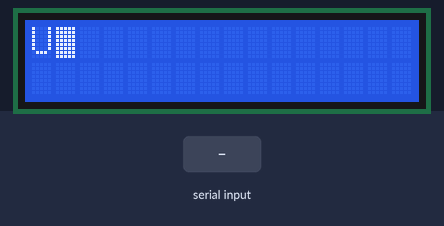
A program run on a simulated ATmega32, built with avr-gcc and emulated at 8 MHz. Shown: 16×2 character LCD. Wiring (inferred from the names in the program): character LCD (HD44780): RS PB1; R/W PB2; E PB3; data PA4, PA5, PA6, PA7. The inputs (shaded band) are chosen by the test bench. What the program prints to the serial monitor is not drawn.

Above: at 1.4 s.
At 13.4 s:
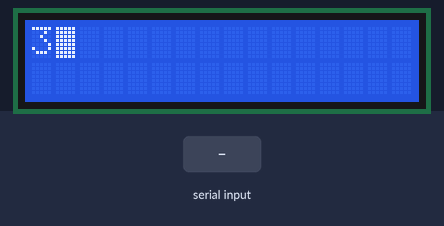
13.5 s: "1\n" received over Serial
At 16.1 s:
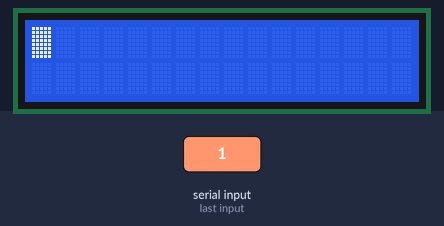
18.6 s: byte 13 ('\r') received over Serial
At 21.8 s:
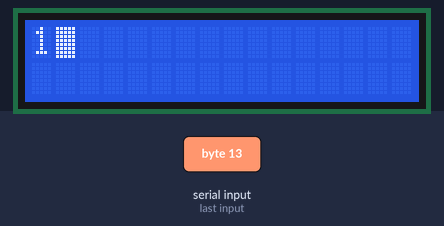
22.8 s: byte 10 ('\n') received over Serial
At 24.2 s:
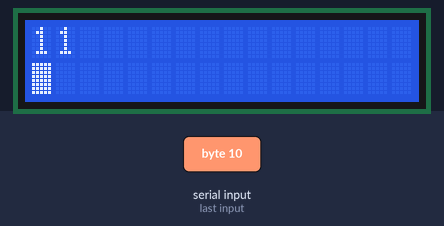
Timing chart, 0 to 25.8 s (numbered marks = the images above; inputs shaded):
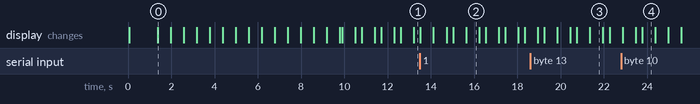

Measured:
- what the display in image 0 shows lasts 0.6 s, from 1.4 s to 2.0 s

The program:

main.c
```c
/*
 * uart_Atmega32.c
 *
 * Created: 2/19/2025 1:12:44 PM
 * Author : oussa
 */

 #define F_CPU 8000000UL

#include "HAL/lcd.h"
#include "INCLUDES/ATMEGA32_memory_map.h"
#include "MCAL/Bit_manipulation.h"
#include "MCAL/uart.h"
#include <util/delay.h>
uint8_t counter = 0;
uint8_t X = 0;
char sentence[40];
int main(void)
{
	LCD_INIT();
	_delay_ms(600);
	LCD_CLEAR();
	_delay_ms(100);

	UART_Init();

	LCD_WRITE_STRING("UART IS LOADING");
// 	UART_Send('O');
// 	UART_Send('S');
// 	UART_Send('S');
	//UART_SendString("oussama");
	_delay_ms(100);
	LCD_CLEAR();
	/*LCD_GO_TO_XY(0,0);*/

// 	while(1)
// 	{
//
// 		 // Step 1: Receive data from the PC
// 		//UART_RecieveString(sentence);
//
// 		 // Step 2: Echo the received data back to the PC
// 		/*UART_SendString(sentence);*/
//
// 		// Step 3: Optionally, display the received data on the LCD
// 		//LCD_GO_TO_XY(2, 0);
// 		//LCD_WRITE_STRING(sentence);
//
//
// 	}

	while(1)
	{
		 LCD_GO_TO_XY(1, 0);
		 LCD_Write_Number(counter);
		_delay_ms(300);
		 counter ++;

		  // Check if UART received data
		  if (UART_Recieve_Periodic_Check(sentence))
		  {
			  LCD_GO_TO_XY(2, 0);
			  UART_SendString(sentence);
			  LCD_WRITE_STRING(sentence);
		  }
	}
}
```

lcd.c
```c
/*
 * lcd.c
 *
 * Created: 2/12/2025 3:53:00 PM
 *  Author: oussa
 */

#include "../INCLUDES/ATMEGA32_memory_map.h"
#include "../MCAL/Bit_manipulation.h"
#include "lcd.h"


#include <util/delay.h>

void LCD_CLEAR(){
	LCD_WRITE_COMMAND(LCD_CLEAR_SCREEN);
}
void LCD_KICK(){
	set_bit(LCD_CTRL_PORT, EN); //Set enable high
	_delay_us(1);

	clear_bit(LCD_CTRL_PORT, EN);
	_delay_us(2);

}

void LCD_CHECK_BUSY(void){

	 // Step 1: Configure D7 as input to read the busy flag
	 set_bit(LCD_DATA_DDR,7);

	 // Step 2: Set control pins for reading the busy flag
	 clear_bit(LCD_CTRL_PORT,RS); //RS = 0 (Command Mode)
	 set_bit(LCD_CTRL_PORT,RW); // RW = 1 (Read Mode)

	   // Step 3: Wait until the busy flag (D7) is cleared
	 while(read_bit(LCD_DATA_PIN,7)){
		 LCD_KICK(); // Pulse EN to read the next state of D7
	 }

	 // Step 4: Restore control pins to write mode
	 clear_bit(LCD_CTRL_PORT,RW);

	 // Step 5: Reconfigure D7 as output for normal operation
	 set_bit(LCD_DATA_DDR,7);

}
void LCD_INIT(void){
	// Step 1: Configure control pins (RS, RW, EN) as output
	set_bit(LCD_CTRL_DDR, RS);
	set_bit(LCD_CTRL_DDR, RW);
	set_bit(LCD_CTRL_DDR, EN);
	// Step 2: Configure data pins (D4-D7) as output
	*LCD_DATA_DDR = 0XF0;
	// Step 3: Wait for LCD to power up
	_delay_ms(50);
	// Step 4: Switch to 4-bit mode
	LCD_WRITE_COMMAND(0x02);
	_delay_ms(5);
	// Step 5: Configure the LCD
	 LCD_WRITE_COMMAND(LCD_FUNCTION_4BIT_2LINES);// 4-bit mode, 2 lines, 5x8 font
	 LCD_WRITE_COMMAND(LCD_DISP_ON_CURSOR_BLINK);// Display on, cursor on, blink on
	 LCD_CLEAR();

	 LCD_WRITE_COMMAND(LCD_ENTRY_MODE);// Entry mode: increment cursor, no shift
	 LCD_WRITE_COMMAND(LCD_BEGIN_AT_FIRST_ROW); //we set the cursor on to first row

}

void LCD_WRITE_COMMAND(uint8_t command){
	clear_bit(LCD_CTRL_PORT,RS); // RS = 0 (Command mode)
	clear_bit(LCD_CTRL_PORT,RW);  // RW = 0 (Write mode)

	*LCD_DATA_PORT = (*LCD_DATA_PORT & 0X0F) | (command & 0xF0); //// Send higher nibble
	LCD_KICK();

	*LCD_DATA_PORT = (*LCD_DATA_PORT & 0X0F) | (command << 4 ); //// Send lower nibble
	LCD_KICK();
	_delay_ms(2);
}

void LCD_GO_TO_XY(int line, int pos){
	//we have two lines (2 row) and 0-15 position
	uint8_t position;
	if(line == 1)
	{
		position = LCD_BEGIN_AT_FIRST_ROW + pos;
	}else
	{
		position = LCD_BEGIN_AT_SECOND_ROW + pos;
	}
	LCD_WRITE_COMMAND(position);
	}

void LCD_WRITE_CHAR(uint8_t data){
	// Step 1: Set RS = 1 (Data Mode), RW = 0 (Write Mode)
	set_bit(LCD_CTRL_PORT,RS);
	clear_bit(LCD_CTRL_PORT,RW);

	*LCD_DATA_PORT = (*LCD_DATA_PORT & 0X0F) | (data & 0xF0); //// Send higher nibble
	LCD_KICK();

	*LCD_DATA_PORT = (*LCD_DATA_PORT & 0X0F) | (data << 4 ); //// Send lower nibble
	LCD_KICK();
	_delay_ms(2);
}

void LCD_WRITE_STRING(char* data){
	int counter = 0; //the counter we used here keeps track of how many characters have been written
	while(*data != '\0'){ //our loop is on as long as the current character is not '\0' (end of string)
		counter ++;
		_delay_ms(600);
		LCD_WRITE_CHAR(*data++);// write the character and move to the next one
		if(counter == 16){ //if 16 char have been written we move to the second row
			LCD_GO_TO_XY(2, 0);
		}
		else if(counter == 32){//if 32 char have been written we clear the screen and start all over again from the first row
			LCD_CLEAR();
			LCD_GO_TO_XY(1,0);
			counter = 0;
		}
	}
}
void LCD_Write_Number(int num)
{
	char buffer[10];          // Buffer to store number as string
	sprintf(buffer, "%d", num); // Convert integer to string
	LCD_WRITE_STRING(buffer);  // Print string on LCD
}
```

lcd.h
```c
/*
 * lcd.h
 *
 * Created: 2/12/2025 3:53:19 PM
 *  Author: oussa
 */


#ifndef LCD_H_
#define LCD_H_

#include "../INCLUDES/ATMEGA32_memory_map.h"

#define RS				1
#define RW				2
#define EN				3
#define LCD_CTRL_DDR	&DDRB
#define LCD_DATA_DDR	&DDRA
#define LCD_CTRL_PORT	&PORTB
#define LCD_DATA_PORT	&PORTA
#define LCD_DATA_PIN	&PINA

/****************************Commands***************************************/
#define LCD_FUNCTION_8BIT_2LINES    (0x38) // 8-bit mode, 2 lines, 5x7 font
#define LCD_FUNCTION_4BIT_2LINES    (0x28) // 4-bit mode, 2 lines, 5x7 font
#define LCD_MOVE_DISP_RIGHT         (0x1C) // Move display to the right
#define LCD_MOVE_DISP_LEFT          (0x18) // Move display to the left
#define LCD_MOVE_CURSOR_RIGHT       (0x14) // Move cursor to the right
#define LCD_MOVE_CURSOR_LEFT        (0x10) // Move cursor to the left
#define LCD_DISP_OFF                (0x08) // Turn off display
#define LCD_DISP_ON_CURSOR          (0x0E) // Turn on display and cursor
#define LCD_DISP_ON_CURSOR_BLINK    (0x0F) // Turn on display, cursor, and blinking
#define LCD_DISP_ON_BLINK           (0x0D) // Turn on display and blinking
#define LCD_DISP_ON                 (0x0C) // Turn on display only
#define LCD_ENTRY_DEC               (0x04) // Cursor moves left after character write
#define LCD_ENTRY_DEC_SHIFT         (0x05) // Cursor moves left, display shifts
#define LCD_ENTRY_INC_              (0x06) // Cursor moves right after character write
#define LCD_ENTRY_INC_SHIFT         (0x07) // Cursor moves right, display shifts
#define LCD_BEGIN_AT_FIRST_ROW      (0x80) // Set cursor to the first row
#define LCD_BEGIN_AT_SECOND_ROW     (0xC0) // Set cursor to the second row
#define LCD_CLEAR_SCREEN            (0x01) // Clear the display
#define LCD_ENTRY_MODE              (0x06) // Increment cursor after character write


//functions prototypes
void LCD_INIT(void);
void LCD_WRITE_COMMAND(uint8_t command);
void LCD_WRITE_CHAR(uint8_t data);
void LCD_WRITE_STRING(char* data);
void LCD_IS_BUSY(void);
void LCD_CLEAR(void);
void LCD_GO_TO_XY(int line, int pos);
void LCD_Write_Number(int num);


#endif /* LCD_H_ */
```

ATMEGA32_memory_map.h
```c
/*
 * ATMEGA32_memory_map.h
 *
 * Created: 2/19/2025 3:23:09 PM
 *  Author: oussa
 */


#ifndef ATMEGA32_MEMORY_MAP_H_
#define ATMEGA32_MEMORY_MAP_H_


#include <stdint.h>

// GPIO Registers
#define PORTA *((volatile uint8_t*)0x3B)
#define DDRA  *((volatile uint8_t*)0x3A)
#define PINA  *((volatile uint8_t*)0x39)

#define PORTB *((volatile uint8_t*)0x38)
#define DDRB  *((volatile uint8_t*)0x37)
#define PINB  *((volatile uint8_t*)0x36)

#define PORTC *((volatile uint8_t*)0x35)
#define DDRC  *((volatile uint8_t*)0x34)
#define PINC  *((volatile uint8_t*)0x33)

#define PORTD *((volatile uint8_t*)0x32)
#define DDRD  *((volatile uint8_t*)0x31)
#define PIND  *((volatile uint8_t*)0x30)

// UART Registers
#define UDR   *((volatile uint8_t*)0x2C) // USART Data Register
#define UCSRA *((volatile uint8_t*)0x2B) // USART Control and Status Register A
#define UCSRB *((volatile uint8_t*)0x2A) // USART Control and Status Register B
#define UCSRC *((volatile uint8_t*)0x40) // USART Control and Status Register C
#define UBRRL *((volatile uint8_t*)0x29) // USART Baud Rate Register Low
#define UBRRH *((volatile uint8_t*)0x40) // USART Baud Rate Register High


#endif /* ATMEGA32_MEMORY_MAP_H_ */
```

Bit_manipulation.c
```c
/*
 * Bit_manipulation.c
 *
 * Created: 2/19/2025 3:25:41 PM
 *  Author: oussa
 */

#include "Bit_manipulation.h"

void set_bit(volatile uint8_t *reg, uint8_t bit)
{
	*reg |= (1 << bit);

}
void clear_bit(volatile uint8_t *reg, uint8_t bit)
{
	*reg &= ~(1 << bit);
}

void toggle_bit(volatile uint8_t *reg, uint8_t bit)
{
	*reg ^= (1 << bit);
}

uint8_t read_bit(volatile uint8_t *reg, uint8_t bit)
{
	return (*reg & (1 << bit)) ? 1 : 0;
}
```

Bit_manipulation.h
```c
/*
 * Bit_manipulation.h
 *
 * Created: 2/19/2025 3:24:24 PM
 *  Author: oussa
 */


#ifndef BIT_MANIPULATION_H_
#define BIT_MANIPULATION_H_

#include "stdint.h"

void set_bit(volatile uint8_t *reg, uint8_t bit);
void clear_bit(volatile uint8_t *reg, uint8_t bit);
void toggle_bit(volatile uint8_t *reg, uint8_t bit);
uint8_t read_bit(volatile uint8_t *reg, uint8_t bit);


#endif /* BIT_MANIPULATION_H_ */
```

uart.c
```c
/*
 * uart.c
 *
 * Created: 2/19/2025 3:46:02 PM
 *  Author: oussa
 */

#include "uart.h"
#include "Bit_manipulation.h"
#include "../INCLUDES/ATMEGA32_memory_map.h"

//Configures the baud rate, sets asynchronous mode, and enables the transmitter/receiver.
void UART_Init(void)
{
	//set up the baudrate
	UBRRL = 51;
	clear_bit(&UCSRA,U2X);//Normal mode
	//set up the frame
	clear_bit(&UCSRC,UMSEL); //Asynchronous mode
	//Enable the transmitter and receiver
	set_bit(&UCSRB,TXEN); // Enable transmitter
	set_bit(&UCSRB,RXEN); // Enable receiver

}

//Waits until the transmit buffer is empty and then writes the data to the UDR register.
void UART_Send(uint8_t data)
{
	while(!read_bit(&UCSRA,UDRE)); // Wait until the transmit buffer is empty
	UDR = data; // Write the data to the UART Data Register (UDR)
}

uint8_t UART_Recieve_Periodic_Check(uint8_t *buffer)
{
	if(read_bit(&UCSRA,RXC))
	{
		*buffer = UDR;
		return 1;
	}
	return 0;
}

//Waits until data is received and then reads the data from the UDR register.
uint8_t UART_Recieve(void){
	while(!read_bit(&UCSRA,RXC));
	return UDR;
}


uint32_t UART_SendNumberU32(uint32_t num)
{
	uint8_t* p = &num; // Create a pointer to the memory location of `num`
	UART_Send(p[0]);   // Send the first byte (least significant byte) of `num`
	UART_Send(p[1]);   // Send the second byte of `num`
	UART_Send(p[2]);   // Send the third byte of `num`
	UART_Send(p[3]);   // Send the fourth byte (most significant byte) of `num`
}


uint32_t UART_RecieveNumberU32(void)
{
	uint32_t num;      // Declare a variable to hold the received number
	uint8_t* p = &num; // Create a pointer to the memory location of `num`
	p[0] = UART_Recieve(); // Receive the first byte and store it in the first byte of `num`
	p[1] = UART_Recieve(); // Receive the second byte and store it in the second byte of `num`
	p[2] = UART_Recieve(); // Receive the third byte and store it in the third byte of `num`
	p[3] = UART_Recieve(); // Receive the fourth byte and store it in the fourth byte of `num`
	return num;        // Return the fully assembled 32-bit number
}

void UART_SendString(char* str)
{
	while (*str) // Loop until the null terminator is reached
	{
		UART_Send(*str); // Send the current character
		str++;           // Move to the next character
	}
	//UART_Send('/0');
}


void UART_RecieveString(char* buffer)
{
    uint8_t index = 0;
    char receivedChar;

    while (index < 49) // Limit to 49 characters (leave space for null terminator)
    {
        receivedChar = UART_Recieve(); // Receive a character

        // Echo the character back to the virtual terminal for debugging
        UART_Send(receivedChar);

        if (receivedChar == '\n' || receivedChar == '\r')
            break;

        buffer[index++] = receivedChar; // Store the character and increment the index
    }

    buffer[index] = '\0'; // Null-terminate the string
}

void uart_interrupt_rxe_enable(void)
{
	set_bit(UCSRB, RXCIE);
}
```

uart.h
```c
/*
 * uart.h
 *
 * Created: 2/19/2025 3:46:24 PM
 *  Author: oussa
 */


#ifndef UART_H_
#define UART_H_

#include "stdint.h"
/*---------------------------------------------------------------------------------------------------------------------------*/
// USART Register Bit Definitions
/*---------------------------------------------------------------------------------------------------------------------------*/

// UCSRA (USART Control and Status Register A)
#define RXC     7  // USART Receive Complete
#define TXC     6  // USART Transmit Complete
#define UDRE    5  // USART Data Register Empty
#define FE      4  // Frame Error
#define DOR     3  // Data OverRun
#define UPE     2  // USART Parity Error
#define U2X     1  // Double the USART Transmission Speed
#define MPCM    0  // Multi-Processor Communication Mode

// UCSRB (USART Control and Status Register B)
#define RXCIE   7  // RX Complete Interrupt Enable
#define TXCIE   6  // TX Complete Interrupt Enable
#define UDRIE   5  // USART Data Register Empty Interrupt Enable
#define RXEN    4  // Receiver Enable
#define TXEN    3  // Transmitter Enable
#define UCSZ2   2  // Character Size (bit 2)
#define RXB8    1  // Receive Data Bit 8
#define TXB8    0  // Transmit Data Bit 8

// UCSRC (USART Control and Status Register C)
#define URSEL   7  // Register Select (1 = UCSRC, 0 = UBRRH)
#define UMSEL   6  // USART Mode Select (0 = Asynchronous, 1 = Synchronous)
#define UPM1    5  // Parity Mode Bit 1
#define UPM0    4  // Parity Mode Bit 0
#define USBS    3  // Stop Bit Select (0 = 1 stop bit, 1 = 2 stop bits)
#define UCSZ1   2  // Character Size Bit 1
#define UCSZ0   1  // Character Size Bit 0
#define UCPOL   0  // Clock Polarity (used in synchronous mode)


void UART_Init(void);
void UART_Send(uint8_t data);
uint8_t UART_Recieve(void);
uint32_t UART_SendNumberU32(uint32_t num);
uint32_t UART_RecieveNumberU32(void);
void UART_SendString(char* str);
void UART_RecieveString(char* buffer);
uint8_t UART_Recieve_Periodic_Check(uint8_t *buffer);
#endif /* UART_H_ */
```
